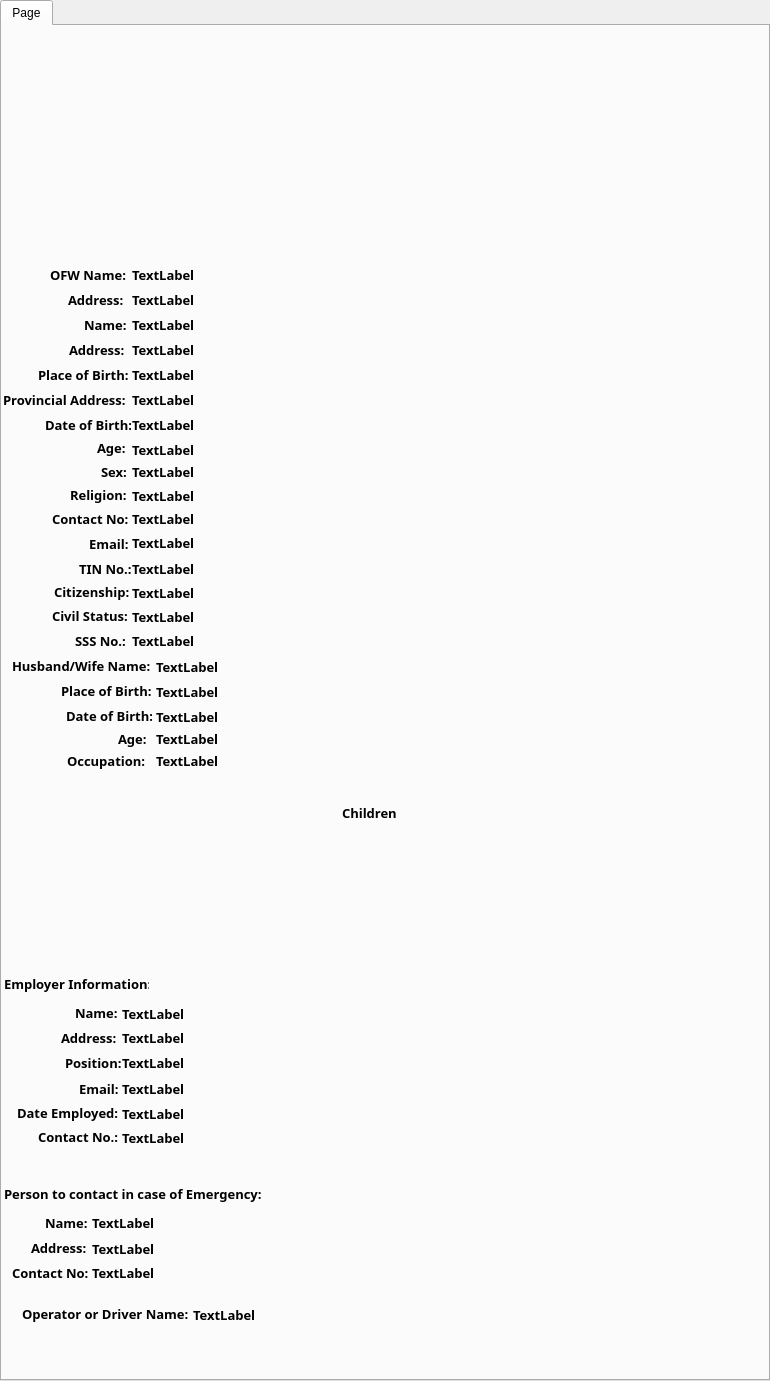
<?xml version="1.0" encoding="UTF-8"?>
<ui version="4.0">
 <class>TabWidget</class>
 <widget class="QTabWidget" name="TabWidget">
  <property name="geometry">
   <rect>
    <x>0</x>
    <y>0</y>
    <width>770</width>
    <height>1381</height>
   </rect>
  </property>
  <property name="sizePolicy">
   <sizepolicy hsizetype="Fixed" vsizetype="Fixed">
    <horstretch>0</horstretch>
    <verstretch>0</verstretch>
   </sizepolicy>
  </property>
  <property name="windowTitle">
   <string>TabWidget</string>
  </property>
  <widget class="QWidget" name="tab">
   <property name="sizePolicy">
    <sizepolicy hsizetype="Fixed" vsizetype="Fixed">
     <horstretch>0</horstretch>
     <verstretch>1</verstretch>
    </sizepolicy>
   </property>
   <attribute name="title">
    <string>Page</string>
   </attribute>
   <widget class="QLabel" name="ofwName">
    <property name="geometry">
     <rect>
      <x>48</x>
      <y>242</y>
      <width>79</width>
      <height>13</height>
     </rect>
    </property>
    <property name="font">
     <font>
      <family>Century Gothic</family>
      <pointsize>10</pointsize>
      <weight>75</weight>
      <bold>true</bold>
     </font>
    </property>
    <property name="text">
     <string>OFW Name:</string>
    </property>
   </widget>
   <widget class="QLabel" name="ofw_name">
    <property name="geometry">
     <rect>
      <x>130</x>
      <y>242</y>
      <width>64</width>
      <height>13</height>
     </rect>
    </property>
    <property name="font">
     <font>
      <family>Century Gothic</family>
      <pointsize>10</pointsize>
      <weight>75</weight>
      <bold>true</bold>
     </font>
    </property>
    <property name="text">
     <string>TextLabel</string>
    </property>
   </widget>
   <widget class="QLabel" name="ofwAddress">
    <property name="geometry">
     <rect>
      <x>66</x>
      <y>267</y>
      <width>60</width>
      <height>13</height>
     </rect>
    </property>
    <property name="font">
     <font>
      <family>Century Gothic</family>
      <pointsize>10</pointsize>
      <weight>75</weight>
      <bold>true</bold>
     </font>
    </property>
    <property name="text">
     <string>Address:</string>
    </property>
   </widget>
   <widget class="QLabel" name="ofw_address">
    <property name="geometry">
     <rect>
      <x>130</x>
      <y>267</y>
      <width>65</width>
      <height>13</height>
     </rect>
    </property>
    <property name="font">
     <font>
      <family>Century Gothic</family>
      <pointsize>10</pointsize>
      <weight>75</weight>
      <bold>true</bold>
     </font>
    </property>
    <property name="text">
     <string>TextLabel</string>
    </property>
   </widget>
   <widget class="QLabel" name="name">
    <property name="geometry">
     <rect>
      <x>82</x>
      <y>292</y>
      <width>45</width>
      <height>13</height>
     </rect>
    </property>
    <property name="font">
     <font>
      <family>Century Gothic</family>
      <pointsize>10</pointsize>
      <weight>75</weight>
      <bold>true</bold>
     </font>
    </property>
    <property name="text">
     <string>Name:</string>
    </property>
   </widget>
   <widget class="QLabel" name="name_">
    <property name="geometry">
     <rect>
      <x>130</x>
      <y>292</y>
      <width>65</width>
      <height>13</height>
     </rect>
    </property>
    <property name="font">
     <font>
      <family>Century Gothic</family>
      <pointsize>10</pointsize>
      <weight>75</weight>
      <bold>true</bold>
     </font>
    </property>
    <property name="text">
     <string>TextLabel</string>
    </property>
   </widget>
   <widget class="QLabel" name="address">
    <property name="geometry">
     <rect>
      <x>67</x>
      <y>317</y>
      <width>60</width>
      <height>13</height>
     </rect>
    </property>
    <property name="font">
     <font>
      <family>Century Gothic</family>
      <pointsize>10</pointsize>
      <weight>75</weight>
      <bold>true</bold>
     </font>
    </property>
    <property name="text">
     <string>Address:</string>
    </property>
   </widget>
   <widget class="QLabel" name="address_">
    <property name="geometry">
     <rect>
      <x>130</x>
      <y>317</y>
      <width>64</width>
      <height>13</height>
     </rect>
    </property>
    <property name="font">
     <font>
      <family>Century Gothic</family>
      <pointsize>10</pointsize>
      <weight>75</weight>
      <bold>true</bold>
     </font>
    </property>
    <property name="text">
     <string>TextLabel</string>
    </property>
   </widget>
   <widget class="QLabel" name="pob">
    <property name="geometry">
     <rect>
      <x>36</x>
      <y>342</y>
      <width>92</width>
      <height>13</height>
     </rect>
    </property>
    <property name="font">
     <font>
      <family>Century Gothic</family>
      <pointsize>10</pointsize>
      <weight>75</weight>
      <bold>true</bold>
     </font>
    </property>
    <property name="text">
     <string>Place of Birth:</string>
    </property>
   </widget>
   <widget class="QLabel" name="pob_">
    <property name="geometry">
     <rect>
      <x>130</x>
      <y>342</y>
      <width>64</width>
      <height>13</height>
     </rect>
    </property>
    <property name="font">
     <font>
      <family>Century Gothic</family>
      <pointsize>10</pointsize>
      <weight>75</weight>
      <bold>true</bold>
     </font>
    </property>
    <property name="text">
     <string>TextLabel</string>
    </property>
   </widget>
   <widget class="QLabel" name="pAddress">
    <property name="geometry">
     <rect>
      <x>1</x>
      <y>367</y>
      <width>129</width>
      <height>13</height>
     </rect>
    </property>
    <property name="font">
     <font>
      <family>Century Gothic</family>
      <pointsize>10</pointsize>
      <weight>75</weight>
      <bold>true</bold>
     </font>
    </property>
    <property name="text">
     <string>Provincial Address:</string>
    </property>
   </widget>
   <widget class="QLabel" name="p_address_">
    <property name="geometry">
     <rect>
      <x>130</x>
      <y>367</y>
      <width>63</width>
      <height>13</height>
     </rect>
    </property>
    <property name="font">
     <font>
      <family>Century Gothic</family>
      <pointsize>10</pointsize>
      <weight>75</weight>
      <bold>true</bold>
     </font>
    </property>
    <property name="text">
     <string>TextLabel</string>
    </property>
   </widget>
   <widget class="QLabel" name="dob">
    <property name="geometry">
     <rect>
      <x>43</x>
      <y>392</y>
      <width>86</width>
      <height>13</height>
     </rect>
    </property>
    <property name="font">
     <font>
      <family>Century Gothic</family>
      <pointsize>10</pointsize>
      <weight>75</weight>
      <bold>true</bold>
     </font>
    </property>
    <property name="text">
     <string>Date of Birth:</string>
    </property>
   </widget>
   <widget class="QLabel" name="dob_">
    <property name="geometry">
     <rect>
      <x>130</x>
      <y>392</y>
      <width>64</width>
      <height>13</height>
     </rect>
    </property>
    <property name="font">
     <font>
      <family>Century Gothic</family>
      <pointsize>10</pointsize>
      <weight>75</weight>
      <bold>true</bold>
     </font>
    </property>
    <property name="text">
     <string>TextLabel</string>
    </property>
   </widget>
   <widget class="QLabel" name="age">
    <property name="geometry">
     <rect>
      <x>95</x>
      <y>414</y>
      <width>33</width>
      <height>16</height>
     </rect>
    </property>
    <property name="font">
     <font>
      <family>Century Gothic</family>
      <pointsize>10</pointsize>
      <weight>75</weight>
      <bold>true</bold>
     </font>
    </property>
    <property name="text">
     <string>Age:</string>
    </property>
   </widget>
   <widget class="QLabel" name="sex">
    <property name="geometry">
     <rect>
      <x>99</x>
      <y>439</y>
      <width>29</width>
      <height>13</height>
     </rect>
    </property>
    <property name="font">
     <font>
      <family>Century Gothic</family>
      <pointsize>10</pointsize>
      <weight>75</weight>
      <bold>true</bold>
     </font>
    </property>
    <property name="text">
     <string>Sex:</string>
    </property>
   </widget>
   <widget class="QLabel" name="religion">
    <property name="geometry">
     <rect>
      <x>68</x>
      <y>461</y>
      <width>60</width>
      <height>16</height>
     </rect>
    </property>
    <property name="font">
     <font>
      <family>Century Gothic</family>
      <pointsize>10</pointsize>
      <weight>75</weight>
      <bold>true</bold>
     </font>
    </property>
    <property name="text">
     <string>Religion:</string>
    </property>
   </widget>
   <widget class="QLabel" name="contactNo">
    <property name="geometry">
     <rect>
      <x>50</x>
      <y>486</y>
      <width>80</width>
      <height>13</height>
     </rect>
    </property>
    <property name="font">
     <font>
      <family>Century Gothic</family>
      <pointsize>10</pointsize>
      <weight>75</weight>
      <bold>true</bold>
     </font>
    </property>
    <property name="text">
     <string>Contact No:</string>
    </property>
   </widget>
   <widget class="QLabel" name="email">
    <property name="geometry">
     <rect>
      <x>87</x>
      <y>511</y>
      <width>43</width>
      <height>13</height>
     </rect>
    </property>
    <property name="font">
     <font>
      <family>Century Gothic</family>
      <pointsize>10</pointsize>
      <weight>75</weight>
      <bold>true</bold>
     </font>
    </property>
    <property name="text">
     <string>Email:</string>
    </property>
   </widget>
   <widget class="QLabel" name="tinNo">
    <property name="geometry">
     <rect>
      <x>77</x>
      <y>536</y>
      <width>53</width>
      <height>13</height>
     </rect>
    </property>
    <property name="font">
     <font>
      <family>Century Gothic</family>
      <pointsize>10</pointsize>
      <weight>75</weight>
      <bold>true</bold>
     </font>
    </property>
    <property name="text">
     <string>TIN No.:</string>
    </property>
   </widget>
   <widget class="QLabel" name="age_">
    <property name="geometry">
     <rect>
      <x>130</x>
      <y>417</y>
      <width>63</width>
      <height>13</height>
     </rect>
    </property>
    <property name="font">
     <font>
      <family>Century Gothic</family>
      <pointsize>10</pointsize>
      <weight>75</weight>
      <bold>true</bold>
     </font>
    </property>
    <property name="text">
     <string>TextLabel</string>
    </property>
   </widget>
   <widget class="QLabel" name="sex_">
    <property name="geometry">
     <rect>
      <x>130</x>
      <y>439</y>
      <width>63</width>
      <height>13</height>
     </rect>
    </property>
    <property name="font">
     <font>
      <family>Century Gothic</family>
      <pointsize>10</pointsize>
      <weight>75</weight>
      <bold>true</bold>
     </font>
    </property>
    <property name="text">
     <string>TextLabel</string>
    </property>
   </widget>
   <widget class="QLabel" name="religion_">
    <property name="geometry">
     <rect>
      <x>130</x>
      <y>463</y>
      <width>63</width>
      <height>13</height>
     </rect>
    </property>
    <property name="font">
     <font>
      <family>Century Gothic</family>
      <pointsize>10</pointsize>
      <weight>75</weight>
      <bold>true</bold>
     </font>
    </property>
    <property name="text">
     <string>TextLabel</string>
    </property>
   </widget>
   <widget class="QLabel" name="contact_no">
    <property name="geometry">
     <rect>
      <x>130</x>
      <y>486</y>
      <width>63</width>
      <height>13</height>
     </rect>
    </property>
    <property name="font">
     <font>
      <family>Century Gothic</family>
      <pointsize>10</pointsize>
      <weight>75</weight>
      <bold>true</bold>
     </font>
    </property>
    <property name="text">
     <string>TextLabel</string>
    </property>
   </widget>
   <widget class="QLabel" name="email_">
    <property name="geometry">
     <rect>
      <x>130</x>
      <y>510</y>
      <width>63</width>
      <height>13</height>
     </rect>
    </property>
    <property name="font">
     <font>
      <family>Century Gothic</family>
      <pointsize>10</pointsize>
      <weight>75</weight>
      <bold>true</bold>
     </font>
    </property>
    <property name="text">
     <string>TextLabel</string>
    </property>
   </widget>
   <widget class="QLabel" name="tin_no">
    <property name="geometry">
     <rect>
      <x>130</x>
      <y>536</y>
      <width>63</width>
      <height>13</height>
     </rect>
    </property>
    <property name="font">
     <font>
      <family>Century Gothic</family>
      <pointsize>10</pointsize>
      <weight>75</weight>
      <bold>true</bold>
     </font>
    </property>
    <property name="text">
     <string>TextLabel</string>
    </property>
   </widget>
   <widget class="QLabel" name="citizenship">
    <property name="geometry">
     <rect>
      <x>52</x>
      <y>558</y>
      <width>78</width>
      <height>16</height>
     </rect>
    </property>
    <property name="font">
     <font>
      <family>Century Gothic</family>
      <pointsize>10</pointsize>
      <weight>75</weight>
      <bold>true</bold>
     </font>
    </property>
    <property name="text">
     <string>Citizenship:</string>
    </property>
   </widget>
   <widget class="QLabel" name="citizenship_">
    <property name="geometry">
     <rect>
      <x>130</x>
      <y>560</y>
      <width>63</width>
      <height>13</height>
     </rect>
    </property>
    <property name="font">
     <font>
      <family>Century Gothic</family>
      <pointsize>10</pointsize>
      <weight>75</weight>
      <bold>true</bold>
     </font>
    </property>
    <property name="text">
     <string>TextLabel</string>
    </property>
   </widget>
   <widget class="QLabel" name="status">
    <property name="geometry">
     <rect>
      <x>50</x>
      <y>583</y>
      <width>78</width>
      <height>13</height>
     </rect>
    </property>
    <property name="font">
     <font>
      <family>Century Gothic</family>
      <pointsize>10</pointsize>
      <weight>75</weight>
      <bold>true</bold>
     </font>
    </property>
    <property name="text">
     <string>Civil Status:</string>
    </property>
   </widget>
   <widget class="QLabel" name="status_">
    <property name="geometry">
     <rect>
      <x>130</x>
      <y>584</y>
      <width>63</width>
      <height>13</height>
     </rect>
    </property>
    <property name="font">
     <font>
      <family>Century Gothic</family>
      <pointsize>10</pointsize>
      <weight>75</weight>
      <bold>true</bold>
     </font>
    </property>
    <property name="text">
     <string>TextLabel</string>
    </property>
   </widget>
   <widget class="QLabel" name="sssNo">
    <property name="geometry">
     <rect>
      <x>73</x>
      <y>608</y>
      <width>54</width>
      <height>13</height>
     </rect>
    </property>
    <property name="font">
     <font>
      <family>Century Gothic</family>
      <pointsize>10</pointsize>
      <weight>75</weight>
      <bold>true</bold>
     </font>
    </property>
    <property name="text">
     <string>SSS No.:</string>
    </property>
   </widget>
   <widget class="QLabel" name="sss_no">
    <property name="geometry">
     <rect>
      <x>130</x>
      <y>608</y>
      <width>63</width>
      <height>13</height>
     </rect>
    </property>
    <property name="font">
     <font>
      <family>Century Gothic</family>
      <pointsize>10</pointsize>
      <weight>75</weight>
      <bold>true</bold>
     </font>
    </property>
    <property name="text">
     <string>TextLabel</string>
    </property>
   </widget>
   <widget class="QLabel" name="hwName">
    <property name="geometry">
     <rect>
      <x>10</x>
      <y>633</y>
      <width>142</width>
      <height>13</height>
     </rect>
    </property>
    <property name="font">
     <font>
      <family>Century Gothic</family>
      <pointsize>10</pointsize>
      <weight>75</weight>
      <bold>true</bold>
     </font>
    </property>
    <property name="text">
     <string>Husband/Wife Name:</string>
    </property>
   </widget>
   <widget class="QLabel" name="hwPob">
    <property name="geometry">
     <rect>
      <x>59</x>
      <y>658</y>
      <width>92</width>
      <height>13</height>
     </rect>
    </property>
    <property name="font">
     <font>
      <family>Century Gothic</family>
      <pointsize>10</pointsize>
      <weight>75</weight>
      <bold>true</bold>
     </font>
    </property>
    <property name="text">
     <string>Place of Birth:</string>
    </property>
   </widget>
   <widget class="QLabel" name="hw_name">
    <property name="geometry">
     <rect>
      <x>154</x>
      <y>634</y>
      <width>63</width>
      <height>13</height>
     </rect>
    </property>
    <property name="font">
     <font>
      <family>Century Gothic</family>
      <pointsize>10</pointsize>
      <weight>75</weight>
      <bold>true</bold>
     </font>
    </property>
    <property name="text">
     <string>TextLabel</string>
    </property>
   </widget>
   <widget class="QLabel" name="hw_pob">
    <property name="geometry">
     <rect>
      <x>154</x>
      <y>659</y>
      <width>63</width>
      <height>13</height>
     </rect>
    </property>
    <property name="font">
     <font>
      <family>Century Gothic</family>
      <pointsize>10</pointsize>
      <weight>75</weight>
      <bold>true</bold>
     </font>
    </property>
    <property name="text">
     <string>TextLabel</string>
    </property>
   </widget>
   <widget class="QLabel" name="hwDob">
    <property name="geometry">
     <rect>
      <x>64</x>
      <y>683</y>
      <width>86</width>
      <height>13</height>
     </rect>
    </property>
    <property name="font">
     <font>
      <family>Century Gothic</family>
      <pointsize>10</pointsize>
      <weight>75</weight>
      <bold>true</bold>
     </font>
    </property>
    <property name="text">
     <string>Date of Birth:</string>
    </property>
   </widget>
   <widget class="QLabel" name="hw_dob">
    <property name="geometry">
     <rect>
      <x>154</x>
      <y>684</y>
      <width>63</width>
      <height>13</height>
     </rect>
    </property>
    <property name="font">
     <font>
      <family>Century Gothic</family>
      <pointsize>10</pointsize>
      <weight>75</weight>
      <bold>true</bold>
     </font>
    </property>
    <property name="text">
     <string>TextLabel</string>
    </property>
   </widget>
   <widget class="QLabel" name="hwAge">
    <property name="geometry">
     <rect>
      <x>116</x>
      <y>705</y>
      <width>34</width>
      <height>16</height>
     </rect>
    </property>
    <property name="font">
     <font>
      <family>Century Gothic</family>
      <pointsize>10</pointsize>
      <weight>75</weight>
      <bold>true</bold>
     </font>
    </property>
    <property name="text">
     <string>Age:</string>
    </property>
   </widget>
   <widget class="QLabel" name="hw_age">
    <property name="geometry">
     <rect>
      <x>154</x>
      <y>706</y>
      <width>63</width>
      <height>13</height>
     </rect>
    </property>
    <property name="font">
     <font>
      <family>Century Gothic</family>
      <pointsize>10</pointsize>
      <weight>75</weight>
      <bold>true</bold>
     </font>
    </property>
    <property name="text">
     <string>TextLabel</string>
    </property>
   </widget>
   <widget class="QLabel" name="occupation">
    <property name="geometry">
     <rect>
      <x>65</x>
      <y>727</y>
      <width>84</width>
      <height>16</height>
     </rect>
    </property>
    <property name="font">
     <font>
      <family>Century Gothic</family>
      <pointsize>10</pointsize>
      <weight>75</weight>
      <bold>true</bold>
     </font>
    </property>
    <property name="text">
     <string>Occupation:</string>
    </property>
   </widget>
   <widget class="QLabel" name="occupation_">
    <property name="geometry">
     <rect>
      <x>154</x>
      <y>728</y>
      <width>63</width>
      <height>13</height>
     </rect>
    </property>
    <property name="font">
     <font>
      <family>Century Gothic</family>
      <pointsize>10</pointsize>
      <weight>75</weight>
      <bold>true</bold>
     </font>
    </property>
    <property name="text">
     <string>TextLabel</string>
    </property>
   </widget>
   <widget class="QLabel" name="children">
    <property name="geometry">
     <rect>
      <x>340</x>
      <y>780</y>
      <width>63</width>
      <height>13</height>
     </rect>
    </property>
    <property name="font">
     <font>
      <family>Century Gothic</family>
      <pointsize>10</pointsize>
      <weight>75</weight>
      <bold>true</bold>
     </font>
    </property>
    <property name="text">
     <string>Children</string>
    </property>
   </widget>
   <widget class="QLabel" name="employerInfo">
    <property name="geometry">
     <rect>
      <x>2</x>
      <y>950</y>
      <width>145</width>
      <height>16</height>
     </rect>
    </property>
    <property name="font">
     <font>
      <family>Century Gothic</family>
      <pointsize>10</pointsize>
      <weight>75</weight>
      <bold>true</bold>
     </font>
    </property>
    <property name="text">
     <string>Employer Information:</string>
    </property>
   </widget>
   <widget class="QLabel" name="empName">
    <property name="geometry">
     <rect>
      <x>73</x>
      <y>980</y>
      <width>47</width>
      <height>13</height>
     </rect>
    </property>
    <property name="font">
     <font>
      <family>Century Gothic</family>
      <pointsize>10</pointsize>
      <weight>75</weight>
      <bold>true</bold>
     </font>
    </property>
    <property name="text">
     <string>Name:</string>
    </property>
   </widget>
   <widget class="QLabel" name="emp_name">
    <property name="geometry">
     <rect>
      <x>120</x>
      <y>981</y>
      <width>63</width>
      <height>13</height>
     </rect>
    </property>
    <property name="font">
     <font>
      <family>Century Gothic</family>
      <pointsize>10</pointsize>
      <weight>75</weight>
      <bold>true</bold>
     </font>
    </property>
    <property name="text">
     <string>TextLabel</string>
    </property>
   </widget>
   <widget class="QLabel" name="position">
    <property name="geometry">
     <rect>
      <x>63</x>
      <y>1030</y>
      <width>56</width>
      <height>13</height>
     </rect>
    </property>
    <property name="font">
     <font>
      <family>Century Gothic</family>
      <pointsize>10</pointsize>
      <weight>75</weight>
      <bold>true</bold>
     </font>
    </property>
    <property name="text">
     <string>Position:</string>
    </property>
   </widget>
   <widget class="QLabel" name="position_">
    <property name="geometry">
     <rect>
      <x>120</x>
      <y>1030</y>
      <width>63</width>
      <height>13</height>
     </rect>
    </property>
    <property name="font">
     <font>
      <family>Century Gothic</family>
      <pointsize>10</pointsize>
      <weight>75</weight>
      <bold>true</bold>
     </font>
    </property>
    <property name="text">
     <string>TextLabel</string>
    </property>
   </widget>
   <widget class="QLabel" name="empAddress">
    <property name="geometry">
     <rect>
      <x>59</x>
      <y>1005</y>
      <width>60</width>
      <height>13</height>
     </rect>
    </property>
    <property name="font">
     <font>
      <family>Century Gothic</family>
      <pointsize>10</pointsize>
      <weight>75</weight>
      <bold>true</bold>
     </font>
    </property>
    <property name="text">
     <string>Address:</string>
    </property>
   </widget>
   <widget class="QLabel" name="emp_address">
    <property name="geometry">
     <rect>
      <x>120</x>
      <y>1005</y>
      <width>63</width>
      <height>13</height>
     </rect>
    </property>
    <property name="font">
     <font>
      <family>Century Gothic</family>
      <pointsize>10</pointsize>
      <weight>75</weight>
      <bold>true</bold>
     </font>
    </property>
    <property name="text">
     <string>TextLabel</string>
    </property>
   </widget>
   <widget class="QLabel" name="empDate">
    <property name="geometry">
     <rect>
      <x>15</x>
      <y>1079</y>
      <width>106</width>
      <height>16</height>
     </rect>
    </property>
    <property name="font">
     <font>
      <family>Century Gothic</family>
      <pointsize>10</pointsize>
      <weight>75</weight>
      <bold>true</bold>
     </font>
    </property>
    <property name="text">
     <string>Date Employed:</string>
    </property>
   </widget>
   <widget class="QLabel" name="emp_date">
    <property name="geometry">
     <rect>
      <x>120</x>
      <y>1081</y>
      <width>63</width>
      <height>13</height>
     </rect>
    </property>
    <property name="font">
     <font>
      <family>Century Gothic</family>
      <pointsize>10</pointsize>
      <weight>75</weight>
      <bold>true</bold>
     </font>
    </property>
    <property name="text">
     <string>TextLabel</string>
    </property>
   </widget>
   <widget class="QLabel" name="empContactNo">
    <property name="geometry">
     <rect>
      <x>36</x>
      <y>1104</y>
      <width>84</width>
      <height>13</height>
     </rect>
    </property>
    <property name="font">
     <font>
      <family>Century Gothic</family>
      <pointsize>10</pointsize>
      <weight>75</weight>
      <bold>true</bold>
     </font>
    </property>
    <property name="text">
     <string>Contact No.:</string>
    </property>
   </widget>
   <widget class="QLabel" name="emp_cn">
    <property name="geometry">
     <rect>
      <x>120</x>
      <y>1105</y>
      <width>63</width>
      <height>13</height>
     </rect>
    </property>
    <property name="font">
     <font>
      <family>Century Gothic</family>
      <pointsize>10</pointsize>
      <weight>75</weight>
      <bold>true</bold>
     </font>
    </property>
    <property name="text">
     <string>TextLabel</string>
    </property>
   </widget>
   <widget class="QLabel" name="empEmail">
    <property name="geometry">
     <rect>
      <x>77</x>
      <y>1055</y>
      <width>41</width>
      <height>16</height>
     </rect>
    </property>
    <property name="font">
     <font>
      <family>Century Gothic</family>
      <pointsize>10</pointsize>
      <weight>75</weight>
      <bold>true</bold>
     </font>
    </property>
    <property name="text">
     <string>Email:</string>
    </property>
   </widget>
   <widget class="QLabel" name="emp_email">
    <property name="geometry">
     <rect>
      <x>120</x>
      <y>1056</y>
      <width>63</width>
      <height>13</height>
     </rect>
    </property>
    <property name="font">
     <font>
      <family>Century Gothic</family>
      <pointsize>10</pointsize>
      <weight>75</weight>
      <bold>true</bold>
     </font>
    </property>
    <property name="text">
     <string>TextLabel</string>
    </property>
   </widget>
   <widget class="QLabel" name="contactPerson">
    <property name="geometry">
     <rect>
      <x>2</x>
      <y>1160</y>
      <width>262</width>
      <height>16</height>
     </rect>
    </property>
    <property name="font">
     <font>
      <family>Century Gothic</family>
      <pointsize>10</pointsize>
      <weight>75</weight>
      <bold>true</bold>
     </font>
    </property>
    <property name="text">
     <string>Person to contact in case of Emergency:</string>
    </property>
   </widget>
   <widget class="QLabel" name="cpName">
    <property name="geometry">
     <rect>
      <x>43</x>
      <y>1190</y>
      <width>47</width>
      <height>13</height>
     </rect>
    </property>
    <property name="font">
     <font>
      <family>Century Gothic</family>
      <pointsize>10</pointsize>
      <weight>75</weight>
      <bold>true</bold>
     </font>
    </property>
    <property name="text">
     <string>Name:</string>
    </property>
   </widget>
   <widget class="QLabel" name="cpAddress">
    <property name="geometry">
     <rect>
      <x>29</x>
      <y>1215</y>
      <width>60</width>
      <height>13</height>
     </rect>
    </property>
    <property name="font">
     <font>
      <family>Century Gothic</family>
      <pointsize>10</pointsize>
      <weight>75</weight>
      <bold>true</bold>
     </font>
    </property>
    <property name="text">
     <string>Address:</string>
    </property>
   </widget>
   <widget class="QLabel" name="cpContactNo">
    <property name="geometry">
     <rect>
      <x>10</x>
      <y>1240</y>
      <width>80</width>
      <height>13</height>
     </rect>
    </property>
    <property name="font">
     <font>
      <family>Century Gothic</family>
      <pointsize>10</pointsize>
      <weight>75</weight>
      <bold>true</bold>
     </font>
    </property>
    <property name="text">
     <string>Contact No:</string>
    </property>
   </widget>
   <widget class="QLabel" name="opDrName">
    <property name="geometry">
     <rect>
      <x>20</x>
      <y>1280</y>
      <width>168</width>
      <height>16</height>
     </rect>
    </property>
    <property name="font">
     <font>
      <family>Century Gothic</family>
      <pointsize>10</pointsize>
      <weight>75</weight>
      <bold>true</bold>
     </font>
    </property>
    <property name="text">
     <string>Operator or Driver Name:</string>
    </property>
   </widget>
   <widget class="QLabel" name="cp_name">
    <property name="geometry">
     <rect>
      <x>90</x>
      <y>1190</y>
      <width>64</width>
      <height>13</height>
     </rect>
    </property>
    <property name="font">
     <font>
      <family>Century Gothic</family>
      <pointsize>10</pointsize>
      <weight>75</weight>
      <bold>true</bold>
     </font>
    </property>
    <property name="text">
     <string>TextLabel</string>
    </property>
   </widget>
   <widget class="QLabel" name="cp_address">
    <property name="geometry">
     <rect>
      <x>90</x>
      <y>1216</y>
      <width>63</width>
      <height>13</height>
     </rect>
    </property>
    <property name="font">
     <font>
      <family>Century Gothic</family>
      <pointsize>10</pointsize>
      <weight>75</weight>
      <bold>true</bold>
     </font>
    </property>
    <property name="text">
     <string>TextLabel</string>
    </property>
   </widget>
   <widget class="QLabel" name="cp_cn">
    <property name="geometry">
     <rect>
      <x>90</x>
      <y>1240</y>
      <width>63</width>
      <height>13</height>
     </rect>
    </property>
    <property name="font">
     <font>
      <family>Century Gothic</family>
      <pointsize>10</pointsize>
      <weight>75</weight>
      <bold>true</bold>
     </font>
    </property>
    <property name="text">
     <string>TextLabel</string>
    </property>
   </widget>
   <widget class="QLabel" name="opdr_name">
    <property name="geometry">
     <rect>
      <x>191</x>
      <y>1282</y>
      <width>63</width>
      <height>13</height>
     </rect>
    </property>
    <property name="font">
     <font>
      <family>Century Gothic</family>
      <pointsize>10</pointsize>
      <weight>75</weight>
      <bold>true</bold>
     </font>
    </property>
    <property name="text">
     <string>TextLabel</string>
    </property>
   </widget>
  </widget>
 </widget>
 <resources/>
 <connections/>
</ui>
